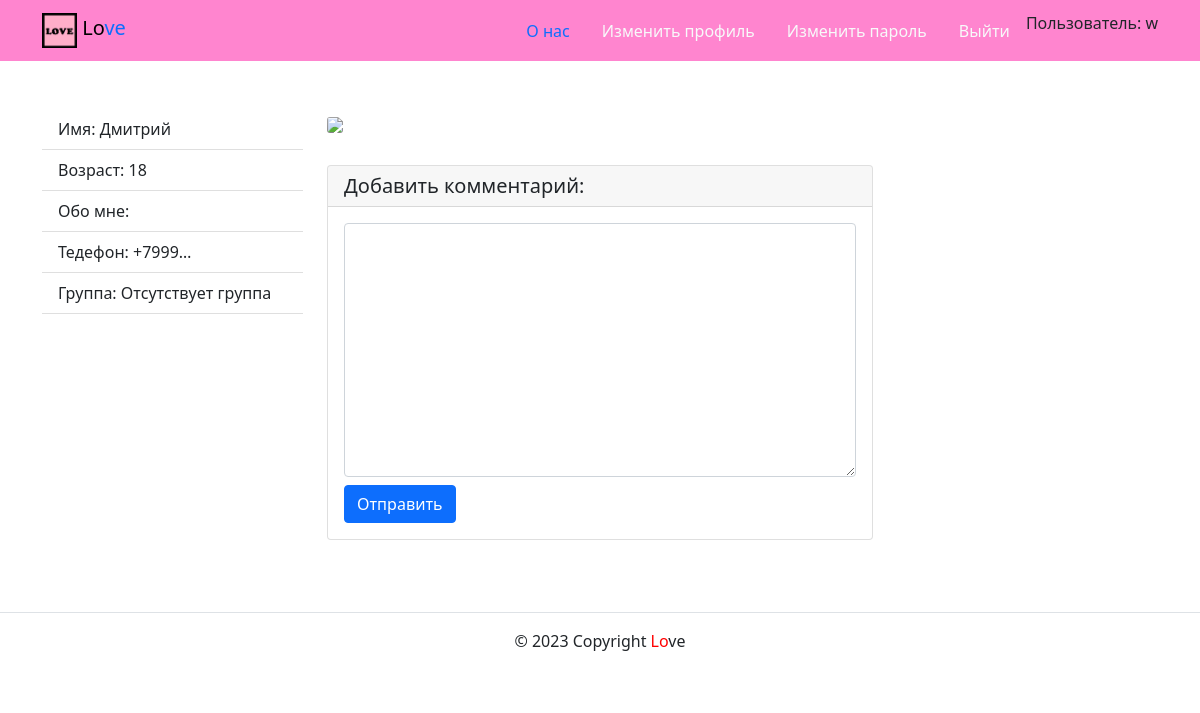
Screenshot of /profiles/1/ (signed in) with the database file from the repository.
### profiles/models.py (models this page shows, shortened)
class User(AbstractUser):
    phone = PhoneNumberField(null=False, unique=True)
    image = models.ImageField(
        upload_to='profiles/',
        blank=True,
        verbose_name='Фото профиля',
    )
    description = models.TextField(
        blank=True, verbose_name='Описание анкеты'
    )
    year = models.PositiveSmallIntegerField(
        db_index=True,
        validators=[MaxValueValidator(date.today().year - 18)],
        verbose_name='Год рождения',
        default=date.today().year - 18
    )
    city = models.CharField(
        max_length=16,
        choices=CHOICES,
        default='Vladivostok',
        verbose_name='Город проживания',
    )
    sex = models.CharField(
        max_length=1,
        choices=CHOICES_SEX,
        default='Male',
        verbose_name='Пол',
    )
    category = models.ForeignKey(
        Category, null=True,
        on_delete=models.SET_NULL,
        verbose_name='Категория',
        related_name='users'
    )
    USERNAME_FIELD = 'phone'
    REQUIRED_FIELDS = ['username', 'year', 'sex', 'city']
    class Meta:
        verbose_name = 'Профайл'
        verbose_name_plural = 'Профайлы'

### profiles/views.py (the view)
# urls.py: path('profiles/<int:profile_id>/', views.profile_detail,
def profile_detail(request, profile_id):
    template = 'profiles/profile_detail.html'
    profile = get_object_or_404(User.objects.select_related('category'),
                                id=profile_id)
    comments = Comment.objects.filter(profile_id=profile_id)
    age = get_age(profile_id)
    form = CommentForm(request.FILES or None)
    author = get_object_or_404(User, id=profile_id)
    following = False
    if request.user.is_authenticated and author != request.user:
        following = author.following.filter(user=request.user).exists()
    context = {
        "profile": profile,
        "form": form,
        "comments": comments,
        'age': age,
        'following': following
    }
    return render(request, template, context)

### profiles/forms.py
class CommentForm(forms.ModelForm):
    class Meta:
        model = Comment
        fields = ("text",)

### core/context_processors/year.py (called while the page is built)
def year(request,*args):
    datetime_now = datetime.datetime.now()
    return {
        "year": datetime_now.year,
    }

### core/templatetags/user_filters.py (called while the page is built)
@register.filter
def addclass(field, css):
    return field.as_widget(attrs={"class": css})

### profiles/views.py (called while the page is built)
def get_age(args):
    born = User.objects.get(id=args)
    age = datetime.datetime.now().year - born.year
    return age

### templates/profiles/profile_detail.html (shortened to what this page needs)
{% extends 'base.html' %}
{% load thumbnail %}
{% block content %}
  <div class="row">
    <aside class="col-12 col-md-3">
      <ul class="list-group list-group-flush">
        <li class="list-group-item">
          {% if profile.first_name %}
            Имя: {{ profile.first_name }}
          {% else %}
            Имя: {{ profile.username }}
          {%endif%}
        </li>
        <li class="list-group-item">
          Возраст: {{ age  }}
        </li>
        <li class="list-group-item">
          Обо мне: {{ profile.description  }}
        </li>
        <li class="list-group-item">
          Тедефон: {{ profile.phone|truncatechars:6  }}
        </li>
        {% if profile.category  %}
          <li class="list-group-item">
            Группа: {{profile.category}}
            <a
                    href="{% url 'profiles:category_profiles' profile.category.slug %}">
              все записи группы
            </a>
          </li>
        {% else %}
          <li class="list-group-item">
            Группа: Отсутствует группа
          </li>
        {% endif %}
        <li class="list-group-item">
        </li>
      </ul>
    </aside>
    <div class="col-12 col-sm-12 col-md-6 col-lg-6 col-xl-6">
        {% thumbnail profile.image "960x339" crop="center" upscale=True as im %}
           <img class="card-img my-2" src="{{ im.url }}">
        {% endthumbnail %}
        {% include 'includes/comments.html' %}
    </div>
  </div>
{% endblock %}

### templates/includes/header.html (shortened to what this page needs)
{% load static %}
<header>
  <nav class="navbar navbar" style="background-color: #ff85cf">
    <div class="container">
      <a class="navbar-brand" href="{% url 'profiles:index' %}">
        <img src="{% static 'img/logo.png' %}" width="35" height="35"
             class="d-inline-block align-top" alt="">
        <span style="color:black">Lo</span>ve
      </a>
      {% with request.resolver_match.view_name as view_name %}
        <ul class="nav nav-pills" >
          <li class="nav-item">
            <a
                    class="nav-link {% if view_name  == 'about:author' %}active{% endif %}" href="{% url 'about:about' %}">О нас</a>
          </li>
          {% if user.is_authenticated %}
          <li class="nav-item">
            <a class="nav-link link-light {% if view_name  == 'users:profile_change_form' %}active{% endif %}" href="{%url 'users:profile_change_form' %}">Изменить профиль</a>
          </li>
          <li class="nav-item">
            <a class="nav-link link-light {% if view_name  == 'users:password_change_form' %}active{% endif %}" href="{%url 'users:password_change_form' %}">Изменить пароль</a>
          </li>
          <li class="nav-item">
            <a class="nav-link link-light {% if view_name  == 'users:logout' %}active{% endif %}" href="{% url 'users:logout' %}">Выйти
            </a>
          </li>
          <li class="nav-item" style="display:inline-block">
            Пользователь: {{ user.username }}
          {% endif %}
        </ul>
      {% endwith %}
    </div>
  </nav>
</header>

### rows the page displays
User: username "w", first_name "Дмитрий", phone "+7999…"

### other values shown
{{ age }} "18"
